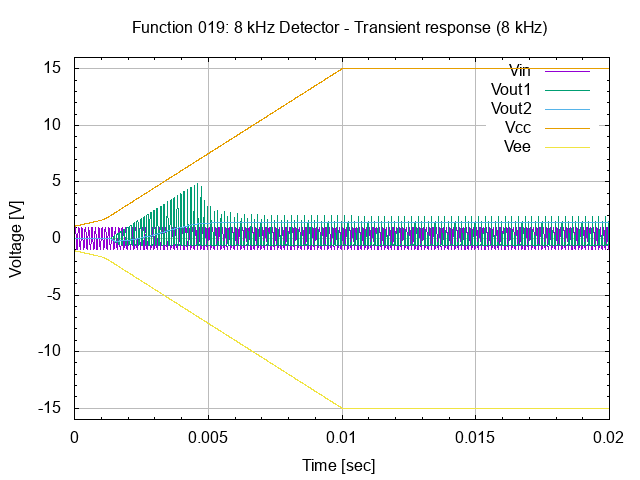

Write the gnuplot code that produced this figure.
# setup terminal
set term png

# setup graph
set output "26.019.00.01.01.01.png"
set title "Function 019: 8 kHz Detector - Transient response (8 kHz)"

# setup Y-axis
set yrange [-16:16]
set grid ytics lt 1 lw 1 lc rgb "#bbbbbb"
set mytics
set ylabel "Voltage [V]"

# setup X-axis
set grid xtics lt 1 lw 1 lc rgb "#bbbbbb"
set mxtics
set xlabel "Time [sec]"

# setup plot style
set style data lines
plot '26.019.00.01.01.dat' using 1:2 title "Vin", \
     '26.019.00.01.01.dat' using 1:3 title "Vout1", \
     '26.019.00.01.01.dat' using 1:4 title "Vout2", \
     '26.019.00.01.01.dat' using 1:5 title "Vcc", \
     '26.019.00.01.01.dat' using 1:6 title "Vee"

# set output back to default
set output

# reset terminal type
set terminal pop
